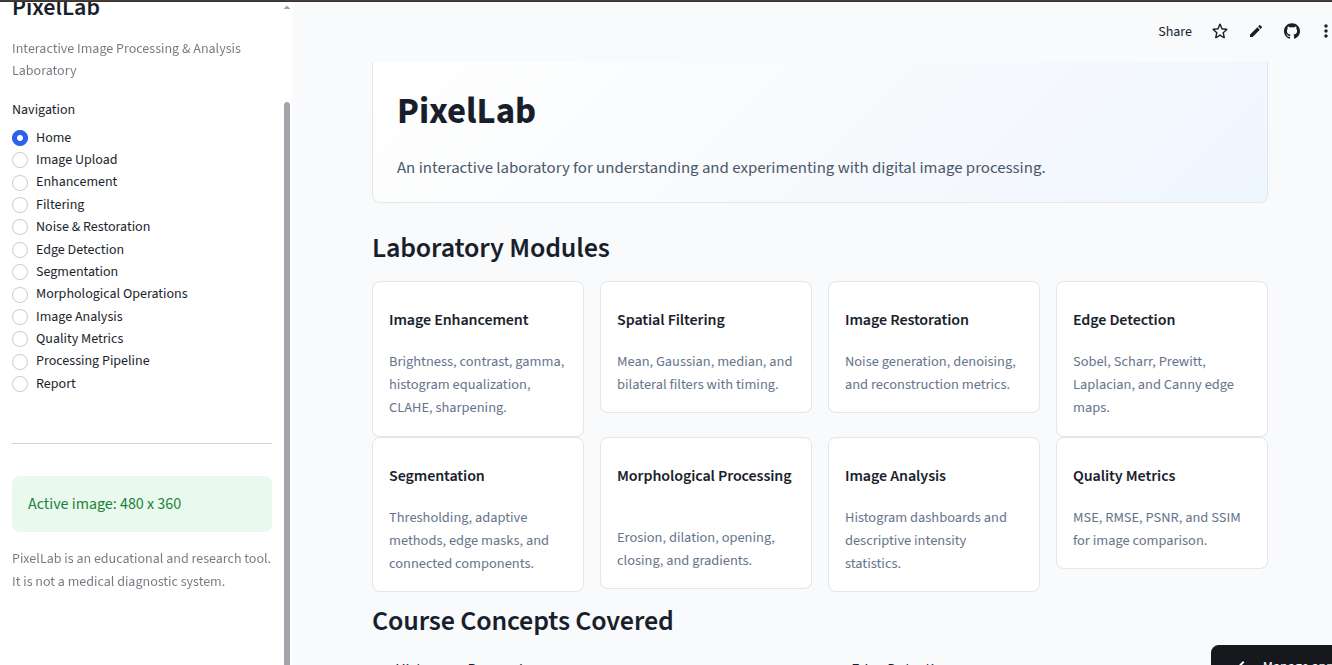
#> input picture image.png, 1332 x 665 px
$ python -i filtering.py   (imports and definitions only)   (older library calls are emulated)
#> lines starting #> are read from the running program, lines starting #| are printed output that depends on the picture
#> further down, picture is the input picture: shape (665, 1332, 3); mean B, G, R 246.8, 245.3, 243.7
### modules/utils.py
from __future__ import annotations

from dataclasses import dataclass
from io import BytesIO
from typing import Any

import cv2
import numpy as np
from PIL import Image, ImageOps, UnidentifiedImageError


MAX_DISPLAY_DIMENSION = 1600
SUPPORTED_EXTENSIONS = {"jpg", "jpeg", "png", "bmp", "tiff", "tif", "webp"}


@dataclass(frozen=True)
class ImageInfo:
    width: int
    height: int
    channels: int
    file_size_kb: float
    color_mode: str
    dtype: str
    min_intensity: float | None = None
    max_intensity: float | None = None
    mean_intensity: float | None = None
    std_intensity: float | None = None


# [47 lines left out: functions load_image_from_bytes, resize_if_large, describe_image, not called in this run]


def ensure_uint8(image: np.ndarray) -> np.ndarray:
    if image.dtype == np.uint8:
        return image
    return np.clip(image, 0, 255).astype(np.uint8)


def to_grayscale(image: np.ndarray) -> np.ndarray:
    image = ensure_uint8(image)
    if image.ndim == 2:
        return image
    return cv2.cvtColor(image, cv2.COLOR_RGB2GRAY)


# [7 lines left out: function to_rgb, not called in this run]


def normalize_binary(mask: np.ndarray) -> np.ndarray:
    mask = ensure_uint8(mask)
    return np.where(mask > 0, 255, 0).astype(np.uint8)


# [29 lines left out: functions image_to_png_bytes, compare_ready, stats_dict, not called in this run]

### modules/filtering.py
from __future__ import annotations

import cv2
import numpy as np
from skimage.filters import prewitt

from .utils import ensure_uint8, to_grayscale


def odd_kernel(value: int) -> int:
    value = max(1, int(value))
    return value if value % 2 == 1 else value + 1


def mean_filter(image: np.ndarray, kernel_size: int = 5) -> np.ndarray:
    k = odd_kernel(kernel_size)
    return cv2.blur(ensure_uint8(image), (k, k))


def gaussian_filter(image: np.ndarray, kernel_size: int = 5, sigma: float = 1.0) -> np.ndarray:
    k = odd_kernel(kernel_size)
    return cv2.GaussianBlur(ensure_uint8(image), (k, k), sigmaX=float(sigma))


def median_filter(image: np.ndarray, kernel_size: int = 5) -> np.ndarray:
    k = odd_kernel(kernel_size)
    return cv2.medianBlur(ensure_uint8(image), k)


def bilateral_filter(image: np.ndarray, diameter: int = 7, sigma_color: float = 75, sigma_space: float = 75) -> np.ndarray:
    d = odd_kernel(diameter)
    return cv2.bilateralFilter(ensure_uint8(image), d, float(sigma_color), float(sigma_space))


def sobel_edges(image: np.ndarray, kernel_size: int = 3) -> np.ndarray:
    gray = to_grayscale(image)
    k = odd_kernel(kernel_size)
    gx = cv2.Sobel(gray, cv2.CV_64F, 1, 0, ksize=k)
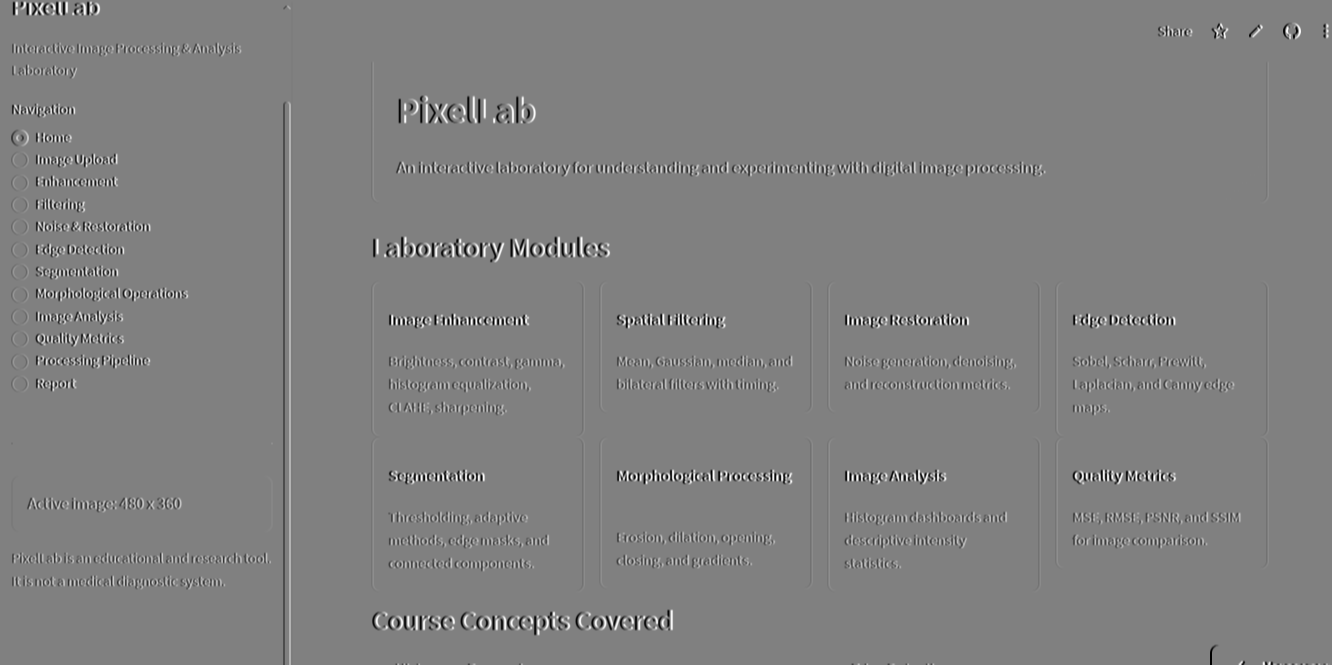
#> gx: shape (665, 1332) float64; min -900, max 884, mean -0.1; drawn with min black and max white
    gy = cv2.Sobel(gray, cv2.CV_64F, 0, 1, ksize=k)
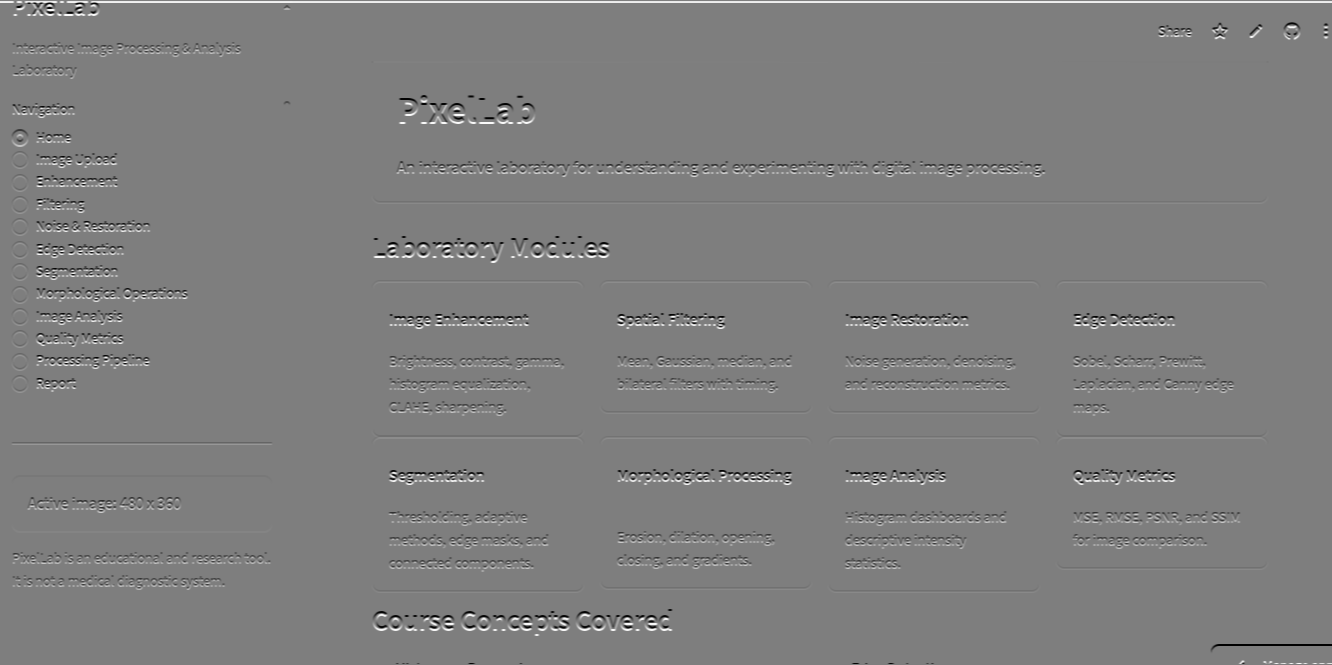
#> gy: shape (665, 1332) float64; min -900, max 914, mean 2.1; drawn with min black and max white
    mag = cv2.magnitude(gx, gy)
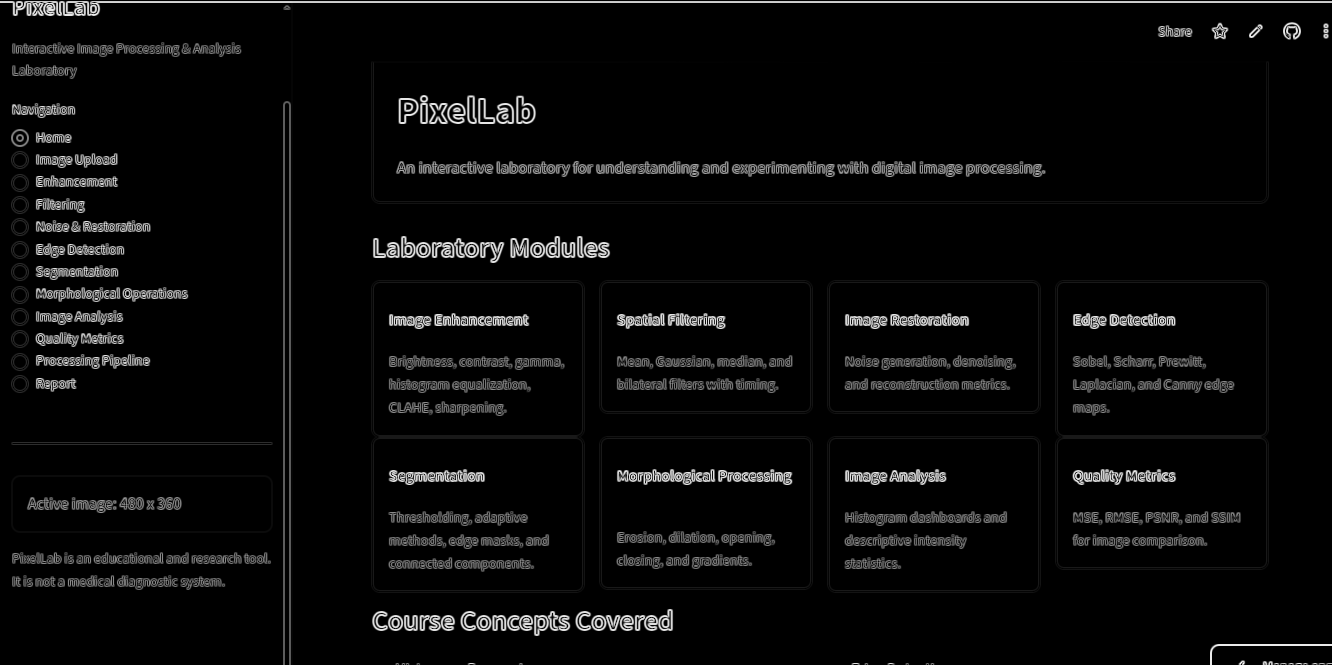
#> mag: shape (665, 1332) float64; min 0, max 976.9, mean 37.8; drawn with min black and max white
    return cv2.normalize(mag, None, 0, 255, cv2.NORM_MINMAX).astype(np.uint8)


def scharr_edges(image: np.ndarray) -> np.ndarray:
    gray = to_grayscale(image)
    gx = cv2.Scharr(gray, cv2.CV_64F, 1, 0)
    gy = cv2.Scharr(gray, cv2.CV_64F, 0, 1)
    mag = cv2.magnitude(gx, gy)
    return cv2.normalize(mag, None, 0, 255, cv2.NORM_MINMAX).astype(np.uint8)


def prewitt_edges(image: np.ndarray) -> np.ndarray:
    gray = to_grayscale(image)
    edges = prewitt(gray)
    return (np.clip(edges, 0, 1) * 255).astype(np.uint8)


def laplacian_edges(image: np.ndarray, kernel_size: int = 3) -> np.ndarray:
    gray = to_grayscale(image)
    k = odd_kernel(kernel_size)
    lap = cv2.Laplacian(gray, cv2.CV_64F, ksize=k)
    return cv2.convertScaleAbs(lap)


def canny_edges(image: np.ndarray, low_threshold: int = 80, high_threshold: int = 160) -> np.ndarray:
    gray = to_grayscale(image)
    return cv2.Canny(gray, int(low_threshold), int(high_threshold))

>>> import cv2
>>> picture = cv2.imread('../image.png')
>>> result = sobel_edges(picture)
